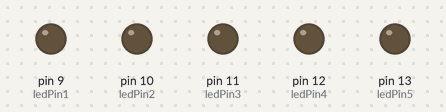
This sketch was run on a simulated Arduino Uno, built with avr-gcc and run on an emulated ATmega328P. Parts: output pins drawn as LEDs (lit = HIGH).

Above: at 0.5 s.
At 2.5 s:
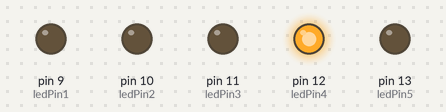
At 4.5 s:
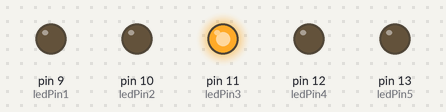
At 9.5 s:
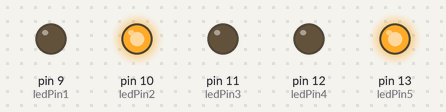
At 14.5 s:
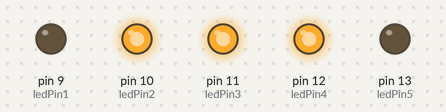
At 19.5 s:
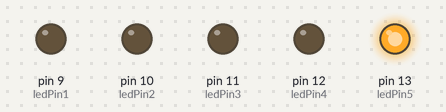
Timing chart, 0 to 20.7 s (numbered marks = the images above):
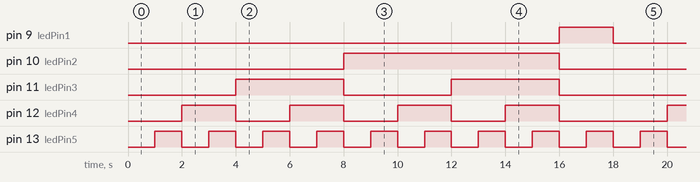

Measured:
- by itself, pin 9 (ledPin1): alternates HIGH for 2.0 s and LOW for 16.0 s
- by itself, pin 10 (ledPin2): alternates HIGH for 8.0 s and LOW for 10.0 s
- by itself, pin 11 (ledPin3): LOW → HIGH at 4.0 s, → LOW 4.0 s later, → HIGH 4.0 s later, → LOW 4.0 s later, … (8 changes in this stretch)
- by itself, pin 12 (ledPin4): goes 3 × (HIGH 2.0 s, LOW 2.0 s), HIGH 2.0 s, LOW 4.0 s, 3 × (HIGH 2.0 s, LOW 2.0 s), HIGH 2.0 s, LOW 4.0 s, then HIGH
- by itself, pin 13 (ledPin5): alternates HIGH for 1.0 s and LOW for 1.0 s

The sketch:

ledBinary.ino
```cpp
//Variables
int ledPin1 = 9;
int ledPin2 = 10;
int ledPin3 = 11;
int ledPin4 = 12;
int ledPin5 = 13;
int del1 = 0;
int del2 = 1000;
int del3 = 3000;


void setup() {
  // put your setup code here, to run once:
  pinMode(ledPin1, OUTPUT);
  pinMode(ledPin2, OUTPUT);
  pinMode(ledPin3, OUTPUT);
  pinMode(ledPin4, OUTPUT);
  pinMode(ledPin5, OUTPUT);
}

void loop() {
  // put your main code here, to run repeatedly:

//0=00000
  digitalWrite(ledPin1, LOW);
  delay(del1);
  digitalWrite(ledPin2, LOW);
  delay(del1);
  digitalWrite(ledPin3, LOW);
  delay(del1);
  digitalWrite(ledPin4, LOW);
  delay(del1);
  digitalWrite(ledPin5, LOW);
  delay(del2);
//1=00001
  digitalWrite(ledPin1, LOW);
  delay(del1);
  digitalWrite(ledPin2, LOW);
  delay(del1);
  digitalWrite(ledPin3, LOW);
  delay(del1);
  digitalWrite(ledPin4, LOW);
  delay(del1);
  digitalWrite(ledPin5, HIGH);
  delay(del2);
//2=00010
  digitalWrite(ledPin1, LOW);
  delay(del1);
  digitalWrite(ledPin2, LOW);
  delay(del1);
  digitalWrite(ledPin3, LOW);
  delay(del1);
  digitalWrite(ledPin4, HIGH);
  delay(del1);
  digitalWrite(ledPin5, LOW);
  delay(del2);
//3=00011
  digitalWrite(ledPin1, LOW);
  delay(del1);
  digitalWrite(ledPin2, LOW);
  delay(del1);
  digitalWrite(ledPin3, LOW);
  delay(del1);
  digitalWrite(ledPin4, HIGH);
  delay(del1);
  digitalWrite(ledPin5, HIGH);
  delay(del2);
//4=00100
  digitalWrite(ledPin1, LOW);
  delay(del1);
  digitalWrite(ledPin2, LOW);
  delay(del1);
  digitalWrite(ledPin3, HIGH);
  delay(del1);
  digitalWrite(ledPin4, LOW);
  delay(del1);
  digitalWrite(ledPin5, LOW);
  delay(del2);
//5=00101
  digitalWrite(ledPin1, LOW);
  delay(del1);
  digitalWrite(ledPin2, LOW);
  delay(del1);
  digitalWrite(ledPin3, HIGH);
  delay(del1);
  digitalWrite(ledPin4, LOW);
  delay(del1);
  digitalWrite(ledPin5, HIGH);
  delay(del2);
//6=00110
  digitalWrite(ledPin1, LOW);
  delay(del1);
  digitalWrite(ledPin2, LOW);
  delay(del1);
  digitalWrite(ledPin3, HIGH);
  delay(del1);
  digitalWrite(ledPin4, HIGH);
  delay(del1);
  digitalWrite(ledPin5, LOW);
  delay(del2);
//7=00111
  digitalWrite(ledPin1, LOW);
  delay(del1);
  digitalWrite(ledPin2, LOW);
  delay(del1);
  digitalWrite(ledPin3, HIGH);
  delay(del1);
  digitalWrite(ledPin4, HIGH);
  delay(del1);
  digitalWrite(ledPin5, HIGH);
  delay(del2);
//8=01000
  digitalWrite(ledPin1, LOW);
  delay(del1);
  digitalWrite(ledPin2, HIGH);
  delay(del1);
  digitalWrite(ledPin3, LOW);
  delay(del1);
  digitalWrite(ledPin4, LOW);
  delay(del1);
  digitalWrite(ledPin5, LOW);
  delay(del2);
//9=01001
  digitalWrite(ledPin1, LOW);
  delay(del1);
  digitalWrite(ledPin2, HIGH);
  delay(del1);
  digitalWrite(ledPin3, LOW);
  delay(del1);
  digitalWrite(ledPin4, LOW);
  delay(del1);
  digitalWrite(ledPin5, HIGH);
  delay(del2);
//10=01010
  digitalWrite(ledPin1, LOW);
  delay(del1);
  digitalWrite(ledPin2, HIGH);
  delay(del1);
  digitalWrite(ledPin3, LOW);
  delay(del1);
  digitalWrite(ledPin4, HIGH);
  delay(del1);
  digitalWrite(ledPin5, LOW);
  delay(del2);
//11=01011
  digitalWrite(ledPin1, LOW);
  delay(del1);
  digitalWrite(ledPin2, HIGH);
  delay(del1);
  digitalWrite(ledPin3, LOW);
  delay(del1);
  digitalWrite(ledPin4, HIGH);
  delay(del1);
  digitalWrite(ledPin5, HIGH);
  delay(del2);
//12=01100
  digitalWrite(ledPin1, LOW);
  delay(del1);
  digitalWrite(ledPin2, HIGH);
  delay(del1);
  digitalWrite(ledPin3, HIGH);
  delay(del1);
  digitalWrite(ledPin4, LOW);
  delay(del1);
  digitalWrite(ledPin5, LOW);
  delay(del2);
//13=01101
  digitalWrite(ledPin1, LOW);
  delay(del1);
  digitalWrite(ledPin2, HIGH);
  delay(del1);
  digitalWrite(ledPin3, HIGH);
  delay(del1);
  digitalWrite(ledPin4, LOW);
  delay(del1);
  digitalWrite(ledPin5, HIGH);
  delay(del2);
//14=01110
  digitalWrite(ledPin1, LOW);
  delay(del1);
  digitalWrite(ledPin2, HIGH);
  delay(del1);
  digitalWrite(ledPin3, HIGH);
  delay(del1);
  digitalWrite(ledPin4, HIGH);
  delay(del1);
  digitalWrite(ledPin5, LOW);
  delay(del2);
//15=01111
  digitalWrite(ledPin1, LOW);
  delay(del1);
  digitalWrite(ledPin2, HIGH);
  delay(del1);
  digitalWrite(ledPin3, HIGH);
  delay(del1);
  digitalWrite(ledPin4, HIGH);
  delay(del1);
  digitalWrite(ledPin5, HIGH);
  delay(del2);

//16=10000
  digitalWrite(ledPin1, HIGH);
  delay(del1);
  digitalWrite(ledPin2, LOW);
  delay(del1);
  digitalWrite(ledPin3, LOW);
  delay(del1);
  digitalWrite(ledPin4, LOW);
  delay(del1);
  digitalWrite(ledPin5, LOW);
  delay(del2);
//
//17=10001
  digitalWrite(ledPin1, HIGH);
  delay(del1);
  digitalWrite(ledPin2, LOW);
  delay(del1);
  digitalWrite(ledPin3, LOW);
  delay(del1);
  digitalWrite(ledPin4, LOW);
  delay(del1);
  digitalWrite(ledPin5, HIGH);
  delay(del2);
}
```
